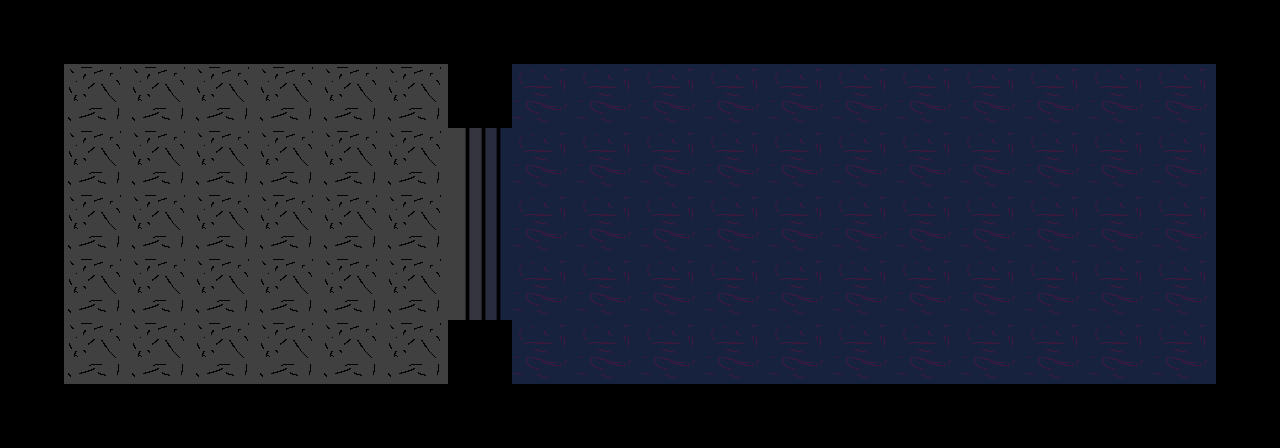

A 2D game scene composited from a Tiled map and its tileset images. What follows is a short description and the map's XML, with every tile layer's data as written:
An orthogonal 20x7 tile map with 64x64 px tiles, 2 tile layers (Wall, Floor).

<map version="1.10" tiledversion="1.10.2" orientation="orthogonal" renderorder="right-down" width="20" height="7" tilewidth="64" tileheight="64" infinite="0" nextlayerid="3" nextobjectid="1">
 <tileset firstgid="1" name="SpriteWallsUp3" tilewidth="64" tileheight="64" spacing="1" tilecount="20" columns="5">
  <image source="SpriteWallsUp3.png" width="324" height="260" />
 </tileset>
 <layer id="1" name="Wall" width="20" height="7">
  <data encoding="csv">
0,0,0,0,0,0,0,0,0,0,0,0,0,0,0,0,0,0,0,0,
0,0,0,0,0,0,0,0,0,0,0,0,0,0,0,0,0,0,0,0,
0,0,0,0,0,0,0,0,0,0,0,0,0,0,0,0,0,0,0,0,
0,0,0,0,0,0,0,0,0,0,0,0,0,0,0,0,0,0,0,0,
0,0,0,0,0,0,0,0,0,0,0,0,0,0,0,0,0,0,0,0,
0,0,0,0,0,0,0,0,0,0,0,0,0,0,0,0,0,0,0,0,
0,0,0,0,0,0,0,0,0,0,0,0,0,0,0,0,0,0,0,0
</data>
 </layer>
 <layer id="2" name="Floor" width="20" height="7">
  <data encoding="csv">
0,0,0,0,0,0,0,0,0,0,0,0,0,0,0,0,0,0,0,0,
0,10,10,10,10,10,10,0,5,5,5,5,5,5,5,5,5,5,5,0,
0,10,10,10,10,10,10,15,5,5,5,5,5,5,5,5,5,5,5,0,
0,10,10,10,10,10,10,15,5,5,5,5,5,5,5,5,5,5,5,0,
0,10,10,10,10,10,10,15,5,5,5,5,5,5,5,5,5,5,5,0,
0,10,10,10,10,10,10,0,5,5,5,5,5,5,5,5,5,5,5,0,
0,0,0,0,0,0,0,0,0,0,0,0,0,0,0,0,0,0,0,0
</data>
 </layer>
</map>